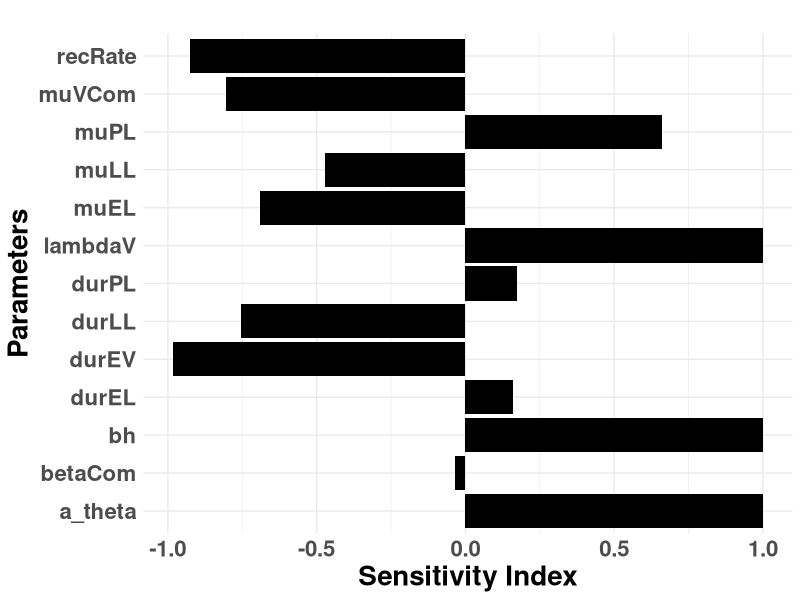

This figure's R source:
# Load necessary libraries
library(deSolve)
library(ggplot2)
library(dplyr)

# Define the modified ODE model with new equations
model <- function(time, state, parameters) {
  with(as.list(c(state, parameters)), {
    # Compartmental equations based on your new model
    dEL <-  betaCom * NV - muEL * (1 + ((EL + LL) / (K ))) * EL - EL / durEL
    dLL <- EL / durEL - muLL * (1 + gamma * ((EL + LL) / (K ))) * LL - LL / durLL
    dPL <- (LL + LL_LAR + LL_BIO + LL_LAR_BIO) / durLL - muPL * PL - PL / durPL
    dSV <- 0.5 * PL / durPL - lambdaV * SV - muVCom * SV
    dEV <- lambdaV * SV - lambdaV * SVLag * exp(-muVCom * durEV) - muVCom * EV
    dIV <- lambdaV * SVLag * exp(-muVCom * durEV) - muVCom * IV
    dSH <- -(NV / NH) * a_theta * (IV / NV) * bh * SH + recRate * IH
    dIH <- (NV / NH) * a_theta * (IV / NV) * bh * SH - recRate * IH
    
    return(list(c(dEL, dLL, dPL, dSV, dEV, dIV, dSH, dIH)))
  })
}

# Parameters (update these according to your new model)
parameters <- c(
  durEL = 6.640000e+00,muEL = 3.400000e-02,muLL = 3.500000e-02,
  durLL = 6.640000e+00, muPL = 2.500000e-01, durPL = 6.640000e-01, bh = 5.000000e-01,
  LL_LAR=0.7,LL_BIO=0.6,LL_LAR_BIO=0.9,durEV = 1.000000e+01,gamma = 1.325000e+01,
  lambdaV = 1.337987e-02, muVCom = 0.315, SVLag=0.5,
  a_theta = 0.3,  recRate = 0.15,
  NV = 72161.13, NH = 2000, K = 100, betaCom = 2.119000e+01 
)

initial_state <- c(
  EL = 0, LL = 0, PL = 0, SV = 0.99, EV = 0, IV = 0,
  SH = 0.99, IH = 0
)

# Time sequence
time_seq <- seq(0, 100, by = 1)

# Function to run the model simulation
run_simulation <- function(params) {
  out <- ode(y = initial_state, times = time_seq, func = model, parms = params)
  return(out)
}

# Initialize results data frame for sensitivity analysis
sensitivity_results <- data.frame()

# Define ranges for parameters
param_ranges <- list(   
  betaCom = seq(15, 25, length.out = 5),         
  muEL = seq(0.02, 0.05, length.out = 5),        
  durEL = seq(5, 8, length.out = 5),             
  muLL = seq(0.03, 0.05, length.out = 5),        
  durLL = seq(5, 8, length.out = 5),             
  muPL = seq(0.2, 0.3, length.out = 5),          
  durPL = seq(0.5, 3.0, length.out = 5),         
  lambdaV = seq(0.008, 0.03, length.out = 5),     
  muVCom = seq(0.1, 0.5, length.out = 5),       
  durEV = seq(8, 12, length.out = 5),            
  a_theta = seq(0.05, 0.5, length.out = 5),    # No change
  bh = seq(0.4, 0.6, length.out = 5),             
  recRate = seq(0.05, 0.2, length.out = 5)         
)

# Run sensitivity analysis for each parameter
for (param_name in names(param_ranges)) {
  for (param_value in param_ranges[[param_name]]) {
    params <- parameters
    params[param_name] <- param_value
    out <- run_simulation(params)
    final_infected_H <- out[nrow(out), "IH"]  # Assuming you're interested in IH
    sensitivity_results <- rbind(sensitivity_results, data.frame(Parameter = param_name, Value = param_value, FinalInfected_H = final_infected_H))
  }
}

# Calculate sensitivity indices using correlation
sensitivity_indices <- sensitivity_results %>%
  group_by(Parameter) %>%
  summarize(SensitivityIndex = cor(Value, FinalInfected_H))

# Visualize sensitivity indices
ggplot(sensitivity_indices, aes(x = Parameter, y = SensitivityIndex)) +
  geom_bar(stat = "identity", fill = "black") +
  coord_flip() +
  labs(title = "",
       x = "Parameters", y = "Sensitivity Index") +
  theme_minimal()+
  theme(
    axis.title = element_text(face = "bold", size = 20),
    axis.text = element_text(face = "bold", size = 16),
    legend.title = element_text(face = "bold", size = 16),
    legend.text = element_text(size = 14)
  )
